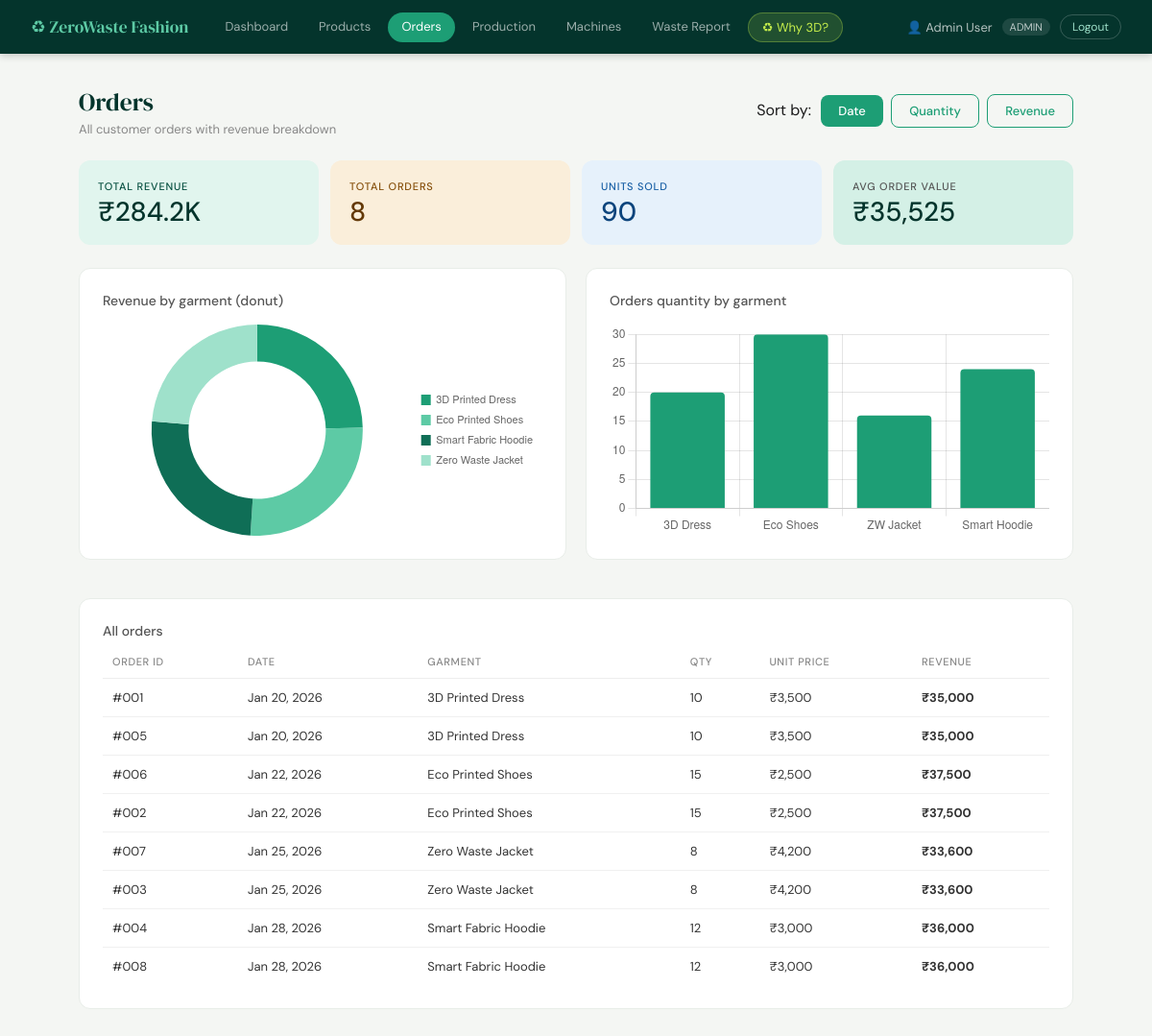
Screenshot of /orders.php (signed in) with the database file from the repository.
### tables this page shows
CREATE TABLE orders (
  order_id   INT PRIMARY KEY,
  order_date DATE NOT NULL,
  quantity   INT NOT NULL,
  garment_id INT NOT NULL,
  FOREIGN KEY (garment_id) REFERENCES garment(garment_id)
);

CREATE TABLE garment (
  garment_id   INT PRIMARY KEY,
  garment_name VARCHAR(100) NOT NULL,
  material_type VARCHAR(100) NOT NULL
);

CREATE TABLE products (
  product_id               INT PRIMARY KEY,
  product_name             VARCHAR(100) NOT NULL,
  material_type            VARCHAR(100) NOT NULL,
  material_used_grams      INT NOT NULL,
  traditional_waste_percent DECIMAL(5,2) NOT NULL,
  printing_waste_percent   DECIMAL(5,2) NOT NULL,
  price                    DECIMAL(10,2) NOT NULL
);

### orders.php (the view, shortened to what this page needs)
<?php
require 'db.php';
$sort = in_array($_GET['sort'] ?? '', ['date','qty','rev']) ? $_GET['sort'] : 'date';
$order_by = match($sort) {
    'qty' => 'o.quantity DESC',
    'rev' => '(o.quantity * p.price) DESC',
    default => 'o.order_date ASC'
};
$orders = $conn->query("
    SELECT o.order_id, o.order_date, o.quantity, g.garment_name, p.price,
           (o.quantity * p.price) AS revenue
    FROM orders o
    JOIN garment g ON o.garment_id = g.garment_id
    JOIN products p ON o.garment_id = p.product_id
    ORDER BY $order_by
");
$totals = $conn->query("
    SELECT SUM(o.quantity * p.price) as total_rev,
           SUM(o.quantity) as total_qty,
           COUNT(o.order_id) as total_orders
    FROM orders o JOIN products p ON o.garment_id = p.product_id
")->fetch_assoc();
$rev_data = $conn->query("
    SELECT g.garment_name, SUM(o.quantity * p.price) as rev
    FROM orders o
    JOIN garment g ON o.garment_id = g.garment_id
    JOIN products p ON o.garment_id = p.product_id
    GROUP BY g.garment_name
");
$rev_labels = $rev_vals = [];
while ($r = $rev_data->fetch_assoc()) {
    $rev_labels[] = $r['garment_name'];
    $rev_vals[]   = $r['rev'];
}
?>
<!DOCTYPE html>
<html lang="en">
<head>
    <link rel="stylesheet" href="style.css">
</head>
<body>
<?php include 'navbar.php'; ?>
<div class="page">
    <div class="page-header">
        <div>
            <div class="page-title">Orders</div>
            <div class="page-sub">All customer orders with revenue breakdown</div>
        </div>
        <div>
            Sort by:
            <a href="?sort=date" class="btn <?= $sort=='date' ? 'btn-primary' : 'btn-outline' ?>" style="margin-left:6px">Date</a>
            <a href="?sort=qty"  class="btn <?= $sort=='qty'  ? 'btn-primary' : 'btn-outline' ?>" style="margin-left:4px">Quantity</a>
            <a href="?sort=rev"  class="btn <?= $sort=='rev'  ? 'btn-primary' : 'btn-outline' ?>" style="margin-left:4px">Revenue</a>
        </div>
    </div>
    <div class="kpi-grid">
        <div class="kpi-card green">
            <div class="kpi-label">Total Revenue</div>
            <div class="kpi-value">₹<?= number_format($totals['total_rev'] / 1000, 1) ?>K</div>
        </div>
        <div class="kpi-card amber">
            <div class="kpi-label">Total Orders</div>
            <div class="kpi-value"><?= $totals['total_orders'] ?></div>
        </div>
        <div class="kpi-card blue">
            <div class="kpi-label">Units Sold</div>
            <div class="kpi-value"><?= $totals['total_qty'] ?></div>
        </div>
        <div class="kpi-card teal">
            <div class="kpi-label">Avg Order Value</div>
            <div class="kpi-value">₹<?= number_format($totals['total_rev'] / $totals['total_orders']) ?></div>
        </div>
    </div>
    <div class="grid-2" style="margin-bottom:1.25rem">
        <div class="card">
            <div class="card-title">Revenue by garment (donut)</div>
            <div style="position:relative;height:220px">
                <canvas id="cRev" role="img" aria-label="Donut chart showing revenue share by garment">Revenue breakdown by garment.</canvas>
            </div>
        </div>
        <div class="card">
            <div class="card-title">Orders quantity by garment</div>
            <div style="position:relative;height:220px">
                <canvas id="cQty" role="img" aria-label="Bar chart of quantity ordered per garment">Quantities per garment.</canvas>
            </div>
        </div>
    </div>
    <div class="card">
        <div class="card-title">All orders</div>
        <div class="table-wrap">
        <table class="table">
            <thead>
                <tr><th>Order ID</th><th>Date</th><th>Garment</th><th>Qty</th><th>Unit Price</th><th>Revenue</th></tr>
            </thead>
            <tbody>
            <?php while ($o = $orders->fetch_assoc()): ?>
                <tr>
                    <td>#<?= str_pad($o['order_id'], 3, '0', STR_PAD_LEFT) ?></td>
                    <td><?= date('M d, Y', strtotime($o['order_date'])) ?></td>
                    <td><?= htmlspecialchars($o['garment_name']) ?></td>
                    <td><?= $o['quantity'] ?></td>
                    <td>₹<?= number_format($o['price']) ?></td>
                    <td><strong>₹<?= number_format($o['revenue']) ?></strong></td>
                </tr>
            <?php endwhile; ?>
            </tbody>
        </table>
        </div>
    </div>
</div>
<script>
new Chart(document.getElementById('cRev'), {
    type: 'doughnut',
    data: {
        labels: <?= json_encode($rev_labels) ?>,
        datasets: [{ data: <?= json_encode($rev_vals) ?>, backgroundColor: ['#1D9E75','#5DCAA5','#0F6E56','#9FE1CB'], borderWidth: 0, hoverOffset: 4 }]
    },
    options: { responsive: true, maintainAspectRatio: false, cutout: '65%', plugins: { legend: { position: 'right', labels: { boxWidth: 10, font: { size: 11 } } } } }
});
new Chart(document.getElementById('cQty'), {
    type: 'bar',
    data: {
        labels: ['3D Dress','Eco Shoes','ZW Jacket','Smart Hoodie'],
        datasets: [{ data: [20,30,16,24], backgroundColor: '#1D9E75', borderRadius: 4 }]
    },
    options: { responsive: true, maintainAspectRatio: false, plugins: { legend: { display: false } }, scales: { y: { ticks: { stepSize: 5 } } } }
});
</script>
</body>
</html>

### style.css (style rules this page uses)
* { box-sizing: border-box; margin: 0; padding: 0; }
body { font-family: 'DM Sans', sans-serif; background: #f4f6f3; color: #1a1a1a; }
.page { max-width: 1100px; margin: 0 auto; padding: 2rem; }
.page-header { display: flex; align-items: center; justify-content: space-between; margin-bottom: 1.5rem; flex-wrap: wrap; gap: 1rem; }
.page-title { font-family: 'DM Serif Display', serif; font-size: 1.6rem; color: #04342C; }
.page-sub { font-size: 13px; color: #888; margin-top: 2px; }
.card { background: #fff; border-radius: 12px; padding: 1.5rem; border: 1px solid #e8ede8; margin-bottom: 1.25rem; }
.card-title { font-size: 14px; font-weight: 500; color: #555; margin-bottom: 1rem; }
.kpi-grid { display: grid; grid-template-columns: repeat(auto-fit, minmax(150px, 1fr)); gap: 12px; margin-bottom: 1.5rem; }
.kpi-card { border-radius: 12px; padding: 1.25rem; }
.kpi-card.green { background: #E1F5EE; }
.kpi-card.teal { background: #d4f0e6; }
.kpi-card.amber { background: #FAEEDA; }
.kpi-card.blue { background: #E6F1FB; }
.kpi-label { font-size: 11px; font-weight: 500; text-transform: uppercase; letter-spacing: .8px; margin-bottom: 6px; color: #555; }
.kpi-value { font-size: 28px; font-weight: 500; color: #04342C; line-height: 1; }
.kpi-card.green .kpi-label, .kpi-card.green .kpi-sub { color: #085041; }
.kpi-card.green .kpi-value { color: #04342C; }
.kpi-card.amber .kpi-label, .kpi-card.amber .kpi-sub { color: #854F0B; }
.kpi-card.amber .kpi-value { color: #633806; }
.kpi-card.blue .kpi-label, .kpi-card.blue .kpi-sub { color: #185FA5; }
.kpi-card.blue .kpi-value { color: #0C447C; }
.table-wrap { overflow-x: auto; }
.table { width: 100%; border-collapse: collapse; font-size: 13px; }
.table th { text-align: left; font-size: 11px; font-weight: 500; text-transform: uppercase; letter-spacing: .6px; color: #888; padding: 0 10px 10px; border-bottom: 1px solid #eee; white-space: nowrap; }
.table td { padding: 11px 10px; border-bottom: 1px solid #f0f0f0; color: #333; }
.table tr:last-child td { border-bottom: none; }
.btn { display: inline-block; padding: 8px 18px; border-radius: 8px; font-size: 13px; font-weight: 500; cursor: pointer; border: none; font-family: 'DM Sans', sans-serif; text-decoration: none; transition: all .2s; }
.btn-primary { background: #1D9E75; color: #fff; }
.btn-outline { background: transparent; color: #1D9E75; border: 1px solid #1D9E75; }
.grid-2 { display: grid; grid-template-columns: 1fr 1fr; gap: 1.25rem; }

### rows the page displays
orders: order_id "001", order_date "Jan 20, 2026", garment.garment_name "3D Printed Dress", quantity "10", products.price "3,500", revenue "35,000"
orders: order_id "005", order_date "Jan 20, 2026", garment.garment_name "3D Printed Dress", quantity "10", products.price "3,500", revenue "35,000"
orders: order_id "006", order_date "Jan 22, 2026", garment.garment_name "Eco Printed Shoes", quantity "15", products.price "2,500", revenue "37,500"
orders: order_id "002", order_date "Jan 22, 2026", garment.garment_name "Eco Printed Shoes", quantity "15", products.price "2,500", revenue "37,500"
orders: order_id "007", order_date "Jan 25, 2026", garment.garment_name "Zero Waste Jacket", quantity "8", products.price "4,200", revenue "33,600"
orders: order_id "003", order_date "Jan 25, 2026", garment.garment_name "Zero Waste Jacket", quantity "8", products.price "4,200", revenue "33,600"
orders: order_id "004", order_date "Jan 28, 2026", garment.garment_name "Smart Fabric Hoodie", quantity "12", products.price "3,000", revenue "36,000"
orders: order_id "008", order_date "Jan 28, 2026", garment.garment_name "Smart Fabric Hoodie", quantity "12", products.price "3,000", revenue "36,000"

### other values shown
$_SESSION['name'] "Admin User"
$_SESSION['role'] "ADMIN"
$totals['total_rev'] / 1000 "284.2"
$totals['total_orders'] "8"
$totals['total_qty'] "90"
$totals['total_rev'] / $totals['total_orders'] "35,525"
chart data {{ json_encode($rev_labels) }} ["3D Printed Dress","Eco Printed Shoes","Smart Fabric Hoodie","Zero Waste Jacket"]
chart data {{ json_encode($rev_vals) }} ["70000.00","75000.00","72000.00","67200.00"]
